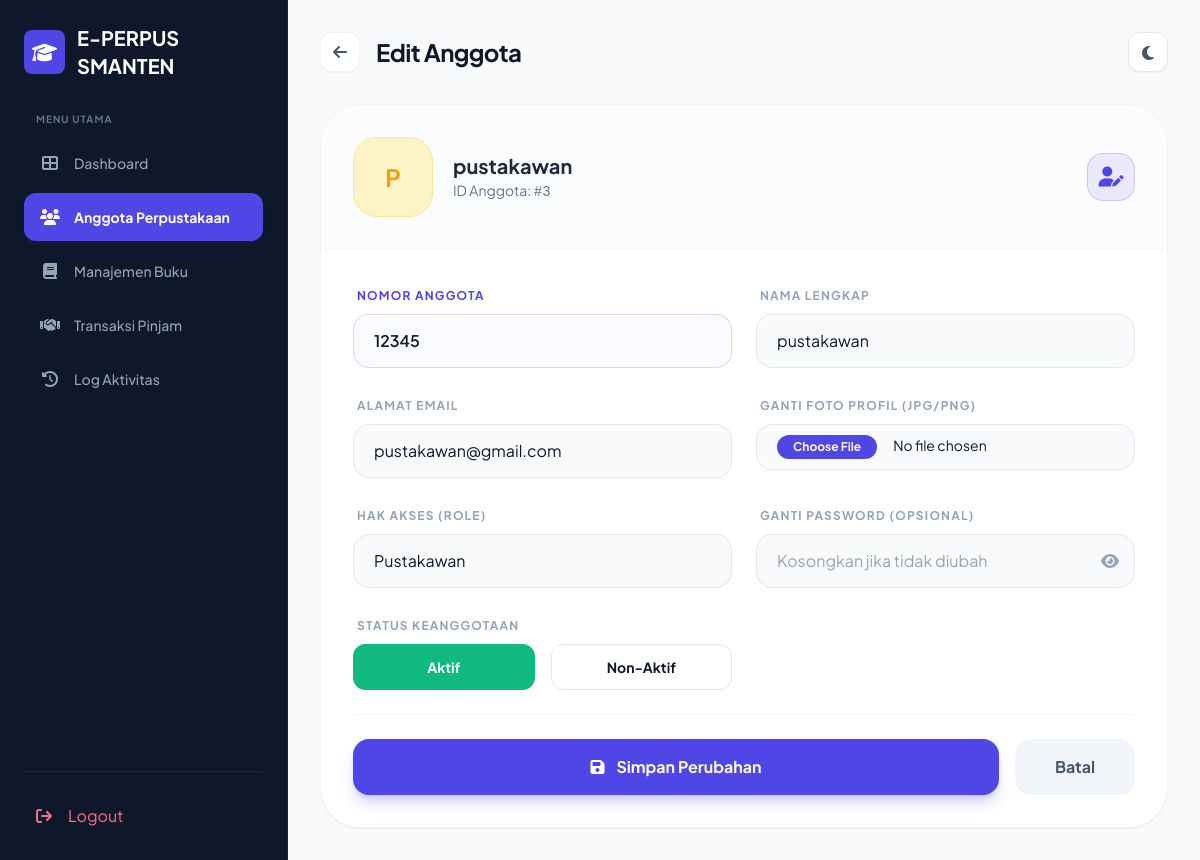
Page /edit_anggota.php?id=3 (signed in) on the committed database.
### tables this page shows
CREATE TABLE `pengguna` (
  `id_pengguna` int(11) NOT NULL,
  `no_anggota` varchar(25) DEFAULT NULL,
  `foto` varchar(255) DEFAULT NULL,
  `nama` varchar(100) NOT NULL,
  `email` varchar(100) NOT NULL,
  `password` varchar(100) NOT NULL,
  `role` enum('admin','anggota','pustakawan','') NOT NULL,
  `status` enum('aktif','nonaktif','','') NOT NULL,
  `created_at` timestamp NOT NULL DEFAULT current_timestamp() ON UPDATE current_timestamp()
);

### edit_anggota.php (the view, shortened to what this page needs)
<?php
include 'koneksi.php';
$id_edit = mysqli_real_escape_string($conn, $_GET['id']);
$query_lama = mysqli_query($conn, "SELECT * FROM pengguna WHERE id_pengguna = '$id_edit'");
$data = mysqli_fetch_assoc($query_lama);
?>
<!DOCTYPE html>
<html lang="id">
<head>
    <script src="https://cdn.tailwindcss.com"></script>
    <link rel="stylesheet" href="https://cdnjs.cloudflare.com/ajax/libs/font-awesome/6.5.0/css/all.min.css">
</head>
<body class="bg-slate-50 dark:bg-slate-900 font-sans text-slate-900 dark:text-slate-100 transition-colors duration-300">
    <div class="flex min-h-screen relative overflow-x-hidden">
        <aside id="sidebar" class="fixed inset-y-0 left-[-260px] md:relative md:left-0 w-72 bg-darkBlue dark:bg-white text-white dark:text-slate-900 border-r border-white/5 dark:border-slate-200 transition-all duration-300 z-50">
            <div class="p-6 flex flex-col h-full">
                <div>
                    <div class="flex items-center gap-3 text-white dark:text-brand font-bold text-xl mb-8">
                        <div class="bg-brand text-white p-2 rounded-lg"><i class="fa fa-graduation-cap"></i></div>
                        <span>E-PERPUS SMANTEN</span>
                    </div>
                    <nav class="space-y-1.5">
                        <p class="px-3 text-[10px] font-bold text-slate-500 dark:text-slate-400 uppercase tracking-widest mb-3">Menu Utama</p>
                        <a href="dashboard.php" class="flex items-center gap-3.5 px-4 py-3 rounded-xl text-sm font-medium text-slate-400 dark:text-slate-500 hover:bg-slate-800/60 dark:hover:bg-slate-100 hover:text-white dark:hover:text-brand transition-all">
                            <i class="fa fa-th-large text-base w-5 text-center"></i> Dashboard
                        </a>
                        <a href="anggota.php" class="flex items-center gap-3.5 px-4 py-3 rounded-xl text-sm font-bold bg-brand text-white transition-all shadow-md shadow-indigo-600/10">
                            <i class="fa fa-users text-base w-5 text-center"></i> Anggota Perpustakaan
                        </a>
                        <a href="buku.php" class="flex items-center gap-3.5 px-4 py-3 rounded-xl text-sm font-medium text-slate-400 dark:text-slate-500 hover:bg-slate-800/60 dark:hover:bg-slate-100 hover:text-white dark:hover:text-brand transition-all">
                            <i class="fa fa-book text-base w-5 text-center"></i> Manajemen Buku
                        </a>
                        <a href="pinjam.php" class="flex items-center gap-3.5 px-4 py-3 rounded-xl text-sm font-medium text-slate-400 dark:text-slate-500 hover:bg-slate-800/60 dark:hover:bg-slate-100 hover:text-white dark:hover:text-brand transition-all">
                            <i class="fa fa-handshake text-base w-5 text-center"></i> Transaksi Pinjam
                        </a>
                        <a href="log.php" class="flex items-center gap-3.5 px-4 py-3 rounded-xl text-sm font-medium text-slate-400 dark:text-slate-500 hover:bg-slate-800/60 dark:hover:bg-slate-100 hover:text-white dark:hover:text-brand transition-all">
                            <i class="fa fa-history text-base w-5 text-center"></i> Log Aktivitas
                        </a>
                    </nav>
                </div>
                <div class="mt-auto pt-6 border-t border-white/5 dark:border-slate-100">
                    <a href="logout.php" class="flex items-center gap-3 px-3 py-2 text-rose-400 dark:text-rose-600 hover:bg-rose-500/10 dark:hover:bg-rose-50 rounded-xl transition-all">
                        <i class="fa fa-sign-out w-5"></i> Logout
                    </a>
                </div>
            </div>
        </aside>
        <main class="flex-1 p-4 md:p-8 w-full">
            <header class="flex justify-between items-center mb-8">
                <div class="flex items-center gap-4">
                    <a href="anggota.php" class="w-10 h-10 flex items-center justify-center bg-white dark:bg-darkCard rounded-xl shadow-sm border border-slate-100 dark:border-slate-800 text-slate-600 dark:text-white hover:text-brand transition-all">
                        <i class="fa fa-arrow-left"></i>
                    </a>
                    <h1 class="text-2xl font-bold tracking-tight">Edit Anggota</h1>
                </div>
                <button onclick="toggleDarkMode()" class="p-2 w-10 h-10 bg-white dark:bg-darkCard border dark:border-slate-700 rounded-xl shadow-sm transition-all hover:bg-slate-50 dark:hover:bg-slate-800">
                    <i id="theme-icon" class="fa fa-moon text-slate-600 dark:text-yellow-400"></i>
                </button>
            </header>
            <div class="max-w-4xl mx-auto">
                <div class="bg-white dark:bg-darkCard rounded-[2.5rem] shadow-sm border border-slate-100 dark:border-slate-800 overflow-hidden">
                    <div class="p-8 border-b border-slate-100 dark:border-slate-800 flex justify-between items-center bg-slate-50/50 dark:bg-slate-800/30">
                        <div class="flex items-center gap-5">
                            <div class="relative group">
                                <?php if (!empty($data['foto']) && file_exists('img/foto/' . $data['foto'])): ?>
                                    <img src="img/foto/<?php echo $data['foto']; ?>" class="w-20 h-20 rounded-[1.5rem] object-cover ring-4 ring-white dark:ring-slate-700 shadow-md">
                                <?php else: ?>
                                    <div class="w-20 h-20 rounded-[1.5rem] bg-amber-100 dark:bg-amber-500/10 flex items-center justify-center text-amber-500 font-bold text-2xl border border-amber-200 dark:border-amber-500/20">
                                        <?php echo strtoupper(substr($data['nama'], 0, 1)); ?>
                                    </div>
                                <?php endif; ?>
                            </div>
                            <div>
                                <h3 class="text-xl font-bold text-slate-800 dark:text-white"><?php echo htmlspecialchars($data['nama']); ?></h3>
                                <p class="text-sm text-slate-500">ID Anggota: <span class="font-mono">#<?php echo $data['id_pengguna']; ?></span></p>
                            </div>
                        </div>
                        <div class="hidden md:flex h-12 w-12 rounded-2xl bg-brand/10 flex items-center justify-center text-brand border border-brand/20">
                            <i class="fa fa-user-pen text-xl"></i>
                        </div>
                    </div>
                    <form method="POST" enctype="multipart/form-data" class="p-8 space-y-6">
                        <div class="grid grid-cols-1 md:grid-cols-2 gap-6">
                            <div class="space-y-2">
                                <label class="text-xs font-bold uppercase tracking-widest text-brand px-1">Nomor Anggota</label>
                                <input type="text" name="no_anggota" value="<?php echo htmlspecialchars($data['no_anggota']); ?>" placeholder="Masukkan nomor identitas..."
                                    class="w-full px-5 py-3.5 bg-indigo-50/30 dark:bg-slate-800/80 border border-brand/20 dark:border-brand/30 rounded-2xl focus:ring-2 focus:ring-brand outline-none transition-all dark:text-white font-semibold">
                            </div>
                            <div class="space-y-2">
                                <label class="text-xs font-bold uppercase tracking-widest text-slate-400 px-1">Nama Lengkap</label>
                                <input type="text" name="nama" value="<?php echo htmlspecialchars($data['nama']); ?>" required
                                    class="w-full px-5 py-3.5 bg-slate-50 dark:bg-slate-800/50 border border-slate-200 dark:border-slate-700 rounded-2xl focus:ring-2 focus:ring-brand focus:border-brand outline-none transition-all dark:text-white">
                            </div>
                            <div class="space-y-2">
                                <label class="text-xs font-bold uppercase tracking-widest text-slate-400 px-1">Alamat Email</label>
                                <input type="email" name="email" value="<?php echo htmlspecialchars($data['email']); ?>" required
                                    class="w-full px-5 py-3.5 bg-slate-50 dark:bg-slate-800/50 border border-slate-200 dark:border-slate-700 rounded-2xl focus:ring-2 focus:ring-brand focus:border-brand outline-none transition-all dark:text-white">
                            </div>
                            <div class="space-y-2">
                                <label class="text-xs font-bold uppercase tracking-widest text-slate-400 px-1">Ganti Foto Profil (JPG/PNG)</label>
                                <input type="file" name="foto"
                                    class="w-full px-5 py-2.5 bg-slate-50 dark:bg-slate-800/50 border border-slate-200 dark:border-slate-700 rounded-2xl file:mr-4 file:py-1 file:px-4 file:rounded-full file:border-0 file:text-xs file:font-bold file:bg-brand file:text-white hover:file:bg-brand/90 transition-all dark:text-slate-400 text-sm">
                            </div>
                            <div class="space-y-2">
                                <label class="text-xs font-bold uppercase tracking-widest text-slate-400 px-1">Hak Akses (Role)</label>
                                <select name="role_pengguna" class="w-full px-5 py-3.5 bg-slate-50 dark:bg-slate-800/50 border border-slate-200 dark:border-slate-700 rounded-2xl focus:ring-2 focus:ring-brand focus:border-brand outline-none transition-all dark:text-white appearance-none">
                                    <option value="pustakawan" <?php if($data['role']=='pustakawan') echo 'selected'; ?>>Pustakawan</option>
                                </select>
                            </div>
                            <div class="space-y-2">
                                <label class="text-xs font-bold uppercase tracking-widest text-slate-400 px-1">Ganti Password (Opsional)</label>
                                <div class="relative">
                                    <input type="password" name="password" id="passInput" placeholder="Kosongkan jika tidak diubah"
                                        class="w-full px-5 py-3.5 bg-slate-50 dark:bg-slate-800/50 border border-slate-200 dark:border-slate-700 rounded-2xl focus:ring-2 focus:ring-brand focus:border-brand outline-none transition-all dark:text-white">
                                    <button type="button" onclick="togglePass()" class="absolute right-4 top-1/2 -translate-y-1/2 text-slate-400 hover:text-brand">
                                        <i id="eyeIcon" class="fa fa-eye"></i>
                                    </button>
                                </div>
                            </div>
                            <div class="space-y-2">
                                <label class="text-xs font-bold uppercase tracking-widest text-slate-400 px-1">Status Keanggotaan</label>
                                <div class="flex gap-4">
                                    <label class="flex-1">
                                        <div class="text-center p-3 rounded-xl border border-slate-200 dark:border-slate-700 peer-checked:bg-emerald-500 peer-checked:text-white peer-checked:border-emerald-500 cursor-pointer transition-all dark:text-slate-400 font-bold text-sm">
                                            Aktif
                                        </div>
                                    </label>
                                    <label class="flex-1">
                                        <div class="text-center p-3 rounded-xl border border-slate-200 dark:border-slate-700 peer-checked:bg-rose-500 peer-checked:text-white peer-checked:border-rose-500 cursor-pointer transition-all dark:text-slate-400 font-bold text-sm">
                                            Non-Aktif
                                        </div>
                                    </label>
                                </div>
                            </div>
                        </div>
                        <div class="pt-6 border-t border-slate-100 dark:border-slate-800 flex flex-col md:flex-row gap-4">
                            <button type="submit" name="update" class="flex-1 px-10 py-4 bg-brand text-white rounded-2xl font-bold shadow-lg shadow-indigo-500/30 hover:bg-indigo-700 transition-all flex items-center justify-center gap-3">
                                <i class="fa fa-save"></i> Simpan Perubahan
                            </button>
                            <a href="anggota.php" class="px-10 py-4 bg-slate-100 dark:bg-slate-800 text-slate-600 dark:text-slate-400 rounded-2xl font-bold hover:bg-slate-200 dark:hover:bg-slate-700 transition-all text-center">
                                Batal
                            </a>
                        </div>
                    </form>
                </div>
            </div>
        </main>
    </div>
</body>
</html>

### rows in the picture
pengguna: nama "P", nama "pustakawan", id_pengguna "3", no_anggota "12345", email "pustakawan@gmail.com", role_pengguna "Pustakawan"
